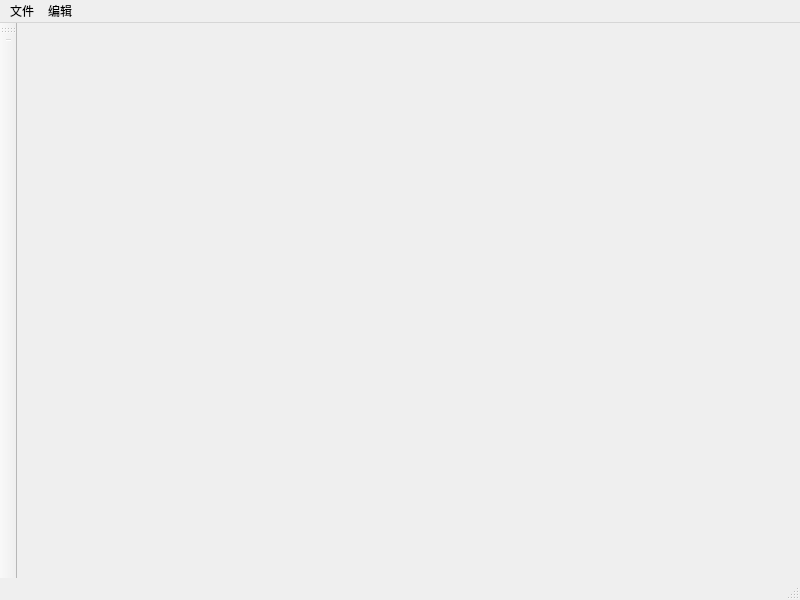
<?xml version="1.0" encoding="UTF-8"?>
<ui version="4.0">
 <class>MainWindow</class>
 <widget class="QMainWindow" name="MainWindow">
  <property name="geometry">
   <rect>
    <x>0</x>
    <y>0</y>
    <width>800</width>
    <height>600</height>
   </rect>
  </property>
  <property name="windowTitle">
   <string>MainWindow</string>
  </property>
  <widget class="QWidget" name="centralwidget"/>
  <widget class="QMenuBar" name="menubar">
   <property name="geometry">
    <rect>
     <x>0</x>
     <y>0</y>
     <width>800</width>
     <height>30</height>
    </rect>
   </property>
   <widget class="QMenu" name="menu">
    <property name="title">
     <string>文件</string>
    </property>
    <addaction name="actionNew"/>
    <addaction name="separator"/>
    <addaction name="actionOpen"/>
   </widget>
   <widget class="QMenu" name="menu_2">
    <property name="title">
     <string>编辑</string>
    </property>
   </widget>
   <addaction name="menu"/>
   <addaction name="menu_2"/>
  </widget>
  <widget class="QStatusBar" name="statusbar"/>
  <widget class="QToolBar" name="toolBar">
   <property name="windowTitle">
    <string>toolBar</string>
   </property>
   <property name="layoutDirection">
    <enum>Qt::LeftToRight</enum>
   </property>
   <attribute name="toolBarArea">
    <enum>LeftToolBarArea</enum>
   </attribute>
   <attribute name="toolBarBreak">
    <bool>false</bool>
   </attribute>
   <addaction name="separator"/>
  </widget>
  <action name="actionNew">
   <property name="text">
    <string>新建文件</string>
   </property>
  </action>
  <action name="actionOpen">
   <property name="text">
    <string>打开文件</string>
   </property>
  </action>
 </widget>
 <resources/>
 <connections/>
</ui>
